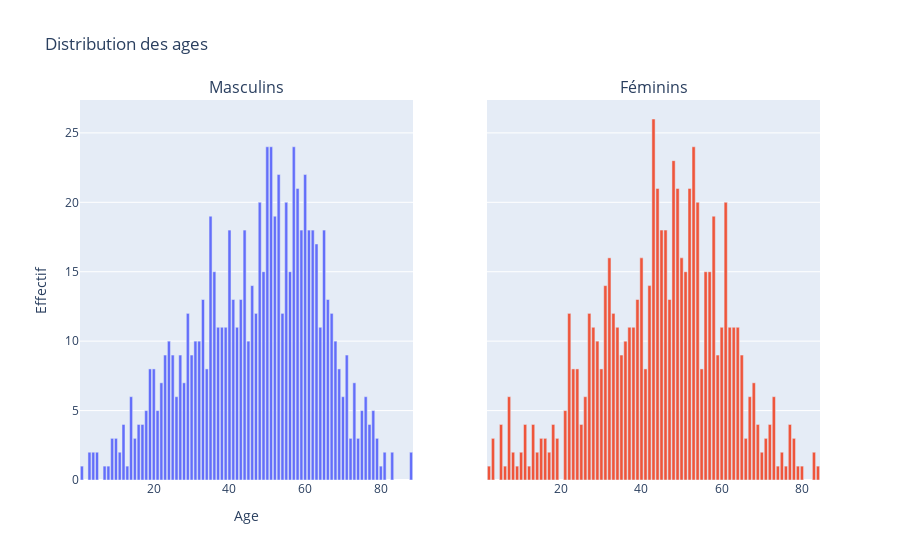

Notebook code for this chart:
### Code cell
utils.plot_age_dist(df, gender=True)

### Figure 1 — Plotly figure (JSON) as saved in the notebook; plotly's stock layout.template omitted (floating-point values rounded to 4 significant figures)
{"data": [{"type": "bar", "x": [1, 3, 4, 5, 7, 8, 9, 10, 11, 12, 13, 14, 15, 16, 17, 18, 19, 20, 21, 22, 23, 24, 25, 26, 27, 28, 29, 30, 31, 32, 33, 34, 35, 36, 37, 38, 39, 40, 41, 42, 43, 44, 45, 46, 47, 48, 49, 50, 51, 52, 53, 54, 55, 56, 57, 58, 59, 60, 61, 62, 63, 64, 65, 66, 67, 68, 69, 70, 71, 72, 73, 74, 75, 76, 77, 78, 79, 80, 81, 83, 88], "xaxis": "x", "y": [1, 2, 2, 2, 1, 1, 3, 3, 2, 4, 1, 6, 3, 4, 4, 5, 8, 8, 5, 7, 9, 10, 9, 6, 9, 7, 12, 9, 10, 10, 13, 8, 19, 15, 11, 11, 11, 18, 13, 11, 13, 18, 10, 14, 12, 20, 15, 24, 24, 19, 22, 12, 20, 15, 24, 21, 18, 22, 18, 18, 17, 11, 18, 13, 12, 10, 8, 6, 9, 3, 7, 3, 5, 6, 4, 5, 3, 1, 2, 2, 2], "yaxis": "y"}, {"type": "bar", "x": [2, 3, 5, 6, 7, 8, 9, 10, 11, 12, 13, 14, 15, 16, 17, 18, 19, 21, 22, 23, 24, 25, 26, 27, 28, 29, 30, 31, 32, 33, 34, 35, 36, 37, 38, 39, 40, 41, 42, 43, 44, 45, 46, 47, 48, 49, 50, 51, 52, 53, 54, 55, 56, 57, 58, 59, 60, 61, 62, 63, 64, 65, 66, 67, 68, 69, 70, 71, 72, 73, 74, 75, 76, 77, 78, 79, 80, 83, 84], "xaxis": "x2", "y": [1, 3, 4, 1, 6, 2, 1, 2, 4, 1, 4, 2, 3, 3, 2, 4, 3, 5, 12, 8, 8, 4, 6, 12, 11, 10, 8, 14, 16, 12, 11, 9, 10, 11, 11, 13, 16, 8, 14, 26, 21, 18, 18, 13, 23, 21, 16, 15, 21, 24, 20, 8, 15, 15, 19, 9, 11, 20, 11, 11, 11, 9, 3, 6, 7, 4, 2, 3, 4, 6, 1, 2, 1, 4, 3, 1, 1, 2, 1], "yaxis": "y2"}], "layout": {"annotations": [{"font": {"size": 16}, "showarrow": false, "text": "Masculins", "x": 0.225, "xanchor": "center", "xref": "paper", "y": 1, "yanchor": "bottom", "yref": "paper"}, {"font": {"size": 16}, "showarrow": false, "text": "Féminins", "x": 0.775, "xanchor": "center", "xref": "paper", "y": 1, "yanchor": "bottom", "yref": "paper"}], "showlegend": false, "title": {"text": "Distribution des ages"}, "xaxis": {"anchor": "y", "domain": [0, 0.45], "title": {"text": "Age"}}, "xaxis2": {"anchor": "y2", "domain": [0.55, 1]}, "yaxis": {"anchor": "x", "domain": [0, 1], "title": {"text": "Effectif"}}, "yaxis2": {"anchor": "x2", "domain": [0, 1], "matches": "y", "showticklabels": false}}}
